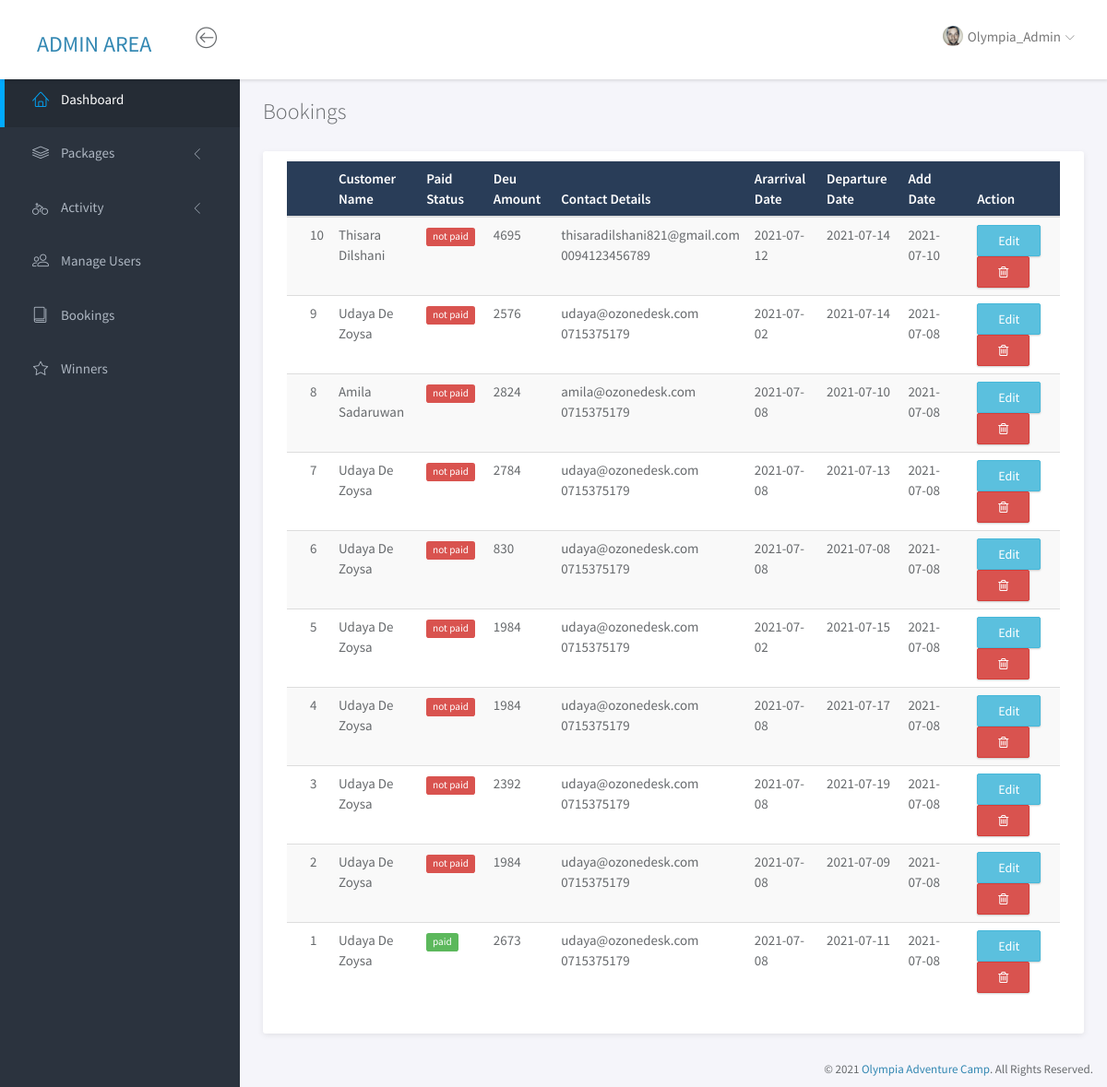
/admin/booking.php (signed in), run on the app's committed database.
### tables this page shows
CREATE TABLE IF NOT EXISTS `booking` (
  `booking_id` int(11) NOT NULL AUTO_INCREMENT,
  `customer_id` int(11) DEFAULT NULL,
  `pack_id` int(11) DEFAULT NULL,
  `paid_status` varchar(255) DEFAULT NULL,
  `due_amount` varchar(40) DEFAULT NULL,
  `first_name` varchar(255) DEFAULT NULL,
  `last_name` varchar(255) DEFAULT NULL,
  `contact_number` varchar(255) DEFAULT NULL,
  `email` varchar(255) DEFAULT NULL,
  `no_of_rooms` varchar(50) DEFAULT NULL,
  `no_of_tents` varchar(50) DEFAULT NULL,
  `no_of_people` varchar(255) DEFAULT NULL,
  `adults` varchar(255) DEFAULT NULL,
  `childern` varchar(255) DEFAULT NULL,
  `room_type` varchar(50) DEFAULT NULL,
  `tent_type` varchar(50) DEFAULT NULL,
  `meals_type` varchar(50) DEFAULT NULL,
  `check_in_date` date DEFAULT NULL,
  `check_out_date` date DEFAULT NULL,
  `add_date` date DEFAULT NULL,
  `update_date` datetime DEFAULT NULL,
  `status` varchar(255) DEFAULT 'active',
  PRIMARY KEY (`booking_id`)
);

### admin/booking.php (the view, shortened to what this page needs)
<!doctype html>
<html lang="en">
<?php include_once "inc/connection.php" ?>
<head>
    <?php include "inc/head.php"; ?>
</head>
<body>
    <div id="wrapper">
        <?php include_once "inc/navbar.php" ?>
        <?php include_once "inc/sidebar.php" ?>
        <div class="main">
            <div class="main-content">
                <div class="container-fluid">
                    <h3 class="page-title">Bookings</h3>
                    <div class="panel">
                        <div class="panel-body">
                            <table class="table table-striped">
                                <thead>
                                    <tr>
                                        <th></th>
                                        <th>Customer Name</th>
                                        <th>Paid Status</th>
                                        <th>Deu Amount</th>
                                        <th>Contact Details</th>
                                        <th>Ararrival Date</th>
                                        <th>Departure Date</th>
                                        <th>Add Date</th>
                                        <th>Action</th>
                                    </tr>
                                </thead>
                                <tbody>
                                    <?php
                                    $sql = "SELECT * FROM booking ORDER BY `booking`.`booking_id` DESC";
                                    $result = mysqli_query($conn, $sql);
                                    if (mysqli_num_rows($result) > 0) {
                                        while ($row = mysqli_fetch_assoc($result)) {
                                    ?>
                                            <tr>
                                                <td><?php echo $row["booking_id"] ?></td>
                                                <td><?php echo $row["first_name"] . " " . $row["last_name"] ?></td>
                                                <td><?php if ($row["paid_status"] == "paid") {
                                                        echo "<span class='label label-success'>paid</span>";
                                                    } else {
                                                        echo "<span class='label label-danger'>not paid</span>";
                                                    } ?> </td>
                                                <td><?php echo $row["due_amount"] ?></td>
                                                <td><?php echo $row["email"] . "<br/>" . $row["contact_number"] ?></td>
                                                <td><?php echo $row["check_in_date"] ?></td>
                                                <td><?php echo $row["check_out_date"] ?></td>
                                                <td><?php echo $row["add_date"] ?></td>
                                                <td>
                                                    <a href="booking_edit.php?bid=<?php echo $row["booking_id"] ?>" class="btn btn-info">Edit</a>
                                                    <button type="button" class="btn btn-danger"><i class="fa fa-trash-o"></i></button>
                                                </td>
                                            </tr>
                                        <?php
                                        }
                                    }
                                    ?>
                                </tbody>
                            </table>
                        </div>
                    </div>
                </div>
            </div>
        </div>
        <?php include_once "inc/footer.php" ?>
    </div>
</body>
</html>

### admin/assets/css/main.css (style rules this page uses)
html { position: relative; min-height: 100%; }
body { background-color: #F3F5F8; font-family: "Source Sans Pro", sans-serif; font-size: 15px; color: #676a6d; }
a { color: #3287B2; }
th { font-weight: 600; }
.page-title { margin-top: 0; margin-bottom: 30px; font-weight: 300; }
#wrapper .main { -webkit-transition: all 0.3s ease-in-out; -moz-transition: all 0.3s ease-in-out; -ms-transition: all 0.3s ease-in-out; -o-transition: all 0.3s ease-in-out; transition: all 0.3s ease-in-out; width: calc(100% - 260px); left: 0; position: relative; float: right; background-color: #f5f5fa; }
#wrapper #sidebar-nav, #wrapper .main { padding-top: 80px; }
.main-content { padding: 28px 10px; }
.btn { -webkit-border-radius: 2px; -moz-border-radius: 2px; border-radius: 2px; -moz-box-shadow: 0px 1px 2px 0 rgba(0, 0, 0, 0.2); -webkit-box-shadow: 0px 1px 2px 0 rgba(0, 0, 0, 0.2); box-shadow: 0px 1px 2px 0 rgba(0, 0, 0, 0.2); padding: 6px 22px; }
.panel { -webkit-border-radius: 3px; -moz-border-radius: 3px; border-radius: 3px; -moz-box-shadow: 0 2px 6px rgba(0, 0, 0, 0.08); -webkit-box-shadow: 0 2px 6px rgba(0, 0, 0, 0.08); box-shadow: 0 2px 6px rgba(0, 0, 0, 0.08); background-color: #fff; margin-bottom: 30px; }
.panel .panel-heading, .panel .panel-body, .panel .panel-footer { padding-left: 25px; padding-right: 25px; }
.panel .panel-body { padding-top: 10px; padding-bottom: 15px; }
.panel .table > thead > tr > td:first-child, .panel .table > thead > tr > th:first-child, .panel .table > tbody > tr > td:first-child, .panel .table > tbody > tr > th:first-child, .panel .table > tfoot > tr > td:first-child, .panel .table > tfoot > tr > th:first-child { padding-left: 25px; }
.panel .table > thead > tr > td:last-child, .panel .table > thead > tr > th:last-child, .panel .table > tbody > tr > td:last-child, .panel .table > tbody > tr > th:last-child, .panel .table > tfoot > tr > td:last-child, .panel .table > tfoot > tr > th:last-child { padding-left: 25px; }
.table thead { background: #293d58 !important; color: #fff !important; }
.label { font-weight: normal; }

### data on the page
booking: booking_id "10", first_name "Thisara", last_name "Dilshani", paid_status "not paid", due_amount "4695", email "thisaradilshani821@gmail.com", contact_number "0094123456789", check_in_date "2021-07-12", check_out_date "2021-07-14", add_date "2021-07-10"
booking: booking_id "9", first_name "Udaya", last_name "De Zoysa", paid_status "not paid", due_amount "2576", email "udaya@ozonedesk.com", contact_number "0715375179", check_in_date "2021-07-02", check_out_date "2021-07-14", add_date "2021-07-08"
booking: booking_id "8", first_name "Amila", last_name "Sadaruwan", paid_status "not paid", due_amount "2824", email "amila@ozonedesk.com", contact_number "0715375179", check_in_date "2021-07-08", check_out_date "2021-07-10", add_date "2021-07-08"
booking: booking_id "7", first_name "Udaya", last_name "De Zoysa", paid_status "not paid", due_amount "2784", email "udaya@ozonedesk.com", contact_number "0715375179", check_in_date "2021-07-08", check_out_date "2021-07-13", add_date "2021-07-08"
booking: booking_id "6", first_name "Udaya", last_name "De Zoysa", paid_status "not paid", due_amount "830", email "udaya@ozonedesk.com", contact_number "0715375179", check_in_date "2021-07-08", check_out_date "2021-07-08", add_date "2021-07-08"
booking: booking_id "5", first_name "Udaya", last_name "De Zoysa", paid_status "not paid", due_amount "1984", email "udaya@ozonedesk.com", contact_number "0715375179", check_in_date "2021-07-02", check_out_date "2021-07-15", add_date "2021-07-08"
booking: booking_id "4", first_name "Udaya", last_name "De Zoysa", paid_status "not paid", due_amount "1984", email "udaya@ozonedesk.com", contact_number "0715375179", check_in_date "2021-07-08", check_out_date "2021-07-17", add_date "2021-07-08"
booking: booking_id "3", first_name "Udaya", last_name "De Zoysa", paid_status "not paid", due_amount "2392", email "udaya@ozonedesk.com", contact_number "0715375179", check_in_date "2021-07-08", check_out_date "2021-07-19", add_date "2021-07-08"
booking: booking_id "2", first_name "Udaya", last_name "De Zoysa", paid_status "not paid", due_amount "1984", email "udaya@ozonedesk.com", contact_number "0715375179", check_in_date "2021-07-08", check_out_date "2021-07-09", add_date "2021-07-08"
booking: booking_id "1", first_name "Udaya", last_name "De Zoysa", paid_status "paid", due_amount "2673", email "udaya@ozonedesk.com", contact_number "0715375179", check_in_date "2021-07-08", check_out_date "2021-07-11", add_date "2021-07-08"
